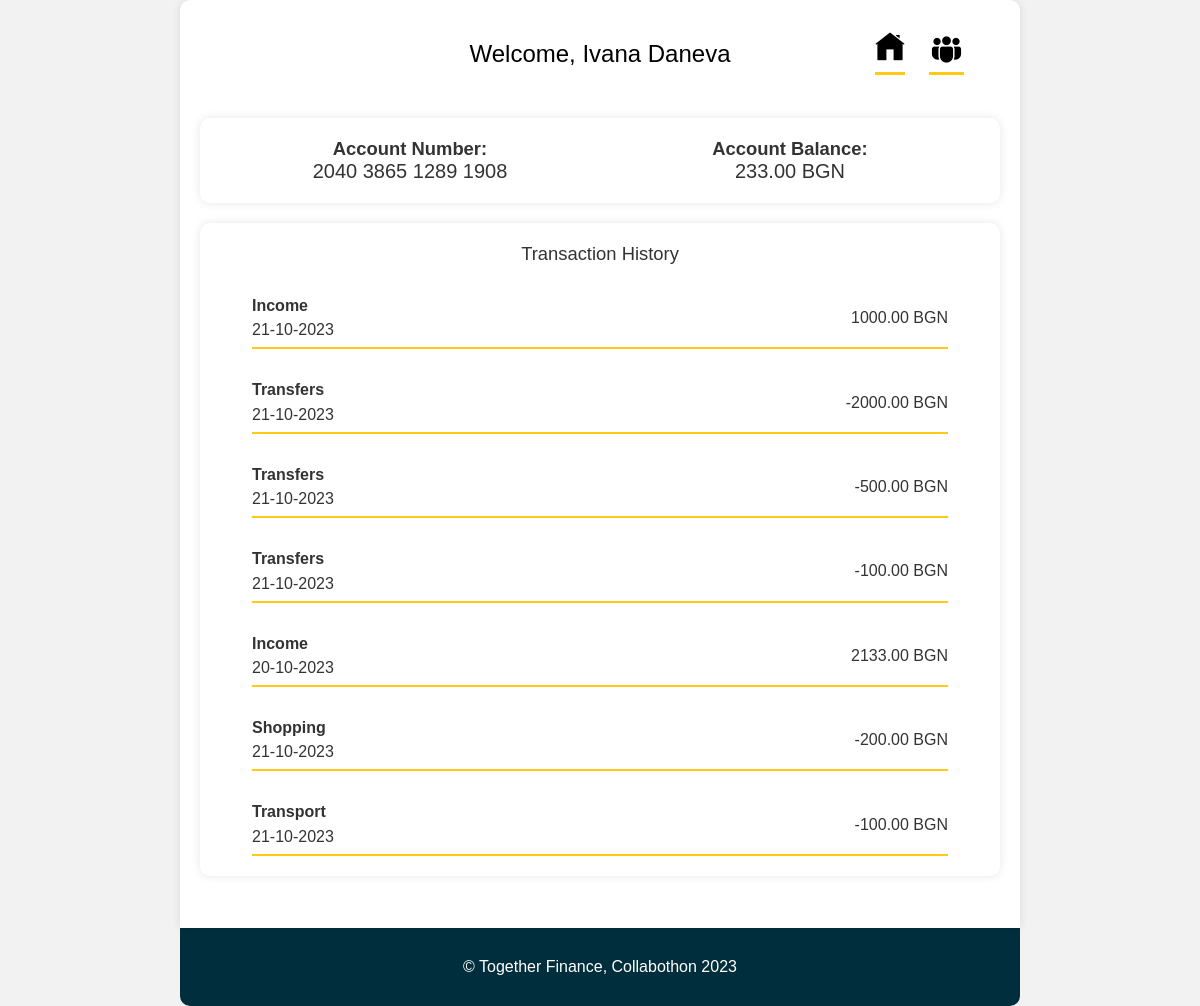
The page / on the database its author committed.
### base/models.py (models this page shows, shortened)
class Account(models.Model):
    holder = models.ForeignKey(Customer, on_delete=models.SET_NULL, null=True)
    number = models.CharField(max_length=20)
    amount = models.DecimalField(default=0, max_digits=20, decimal_places=2)
    updated = models.DateTimeField(auto_now=True)
    created = models.DateTimeField(auto_now_add=True)
    members = models.ManyToManyField(Customer, related_name="members", blank=True, null=True)
    type = models.CharField(max_length=20, choices=TYPES, blank=True)
    name = models.CharField(max_length=50, null=True)

class Customer(models.Model):
    name = models.CharField(max_length=200)
    date_of_birth = models.DateTimeField(default=timezone.now)
    personal_number = models.CharField(max_length=15, default="0000000000")
    gender = models.CharField(max_length=20, choices=GENDERS, default="Male")

class Transactions(models.Model):
    affected_account = models.ForeignKey(Account, on_delete=models.SET_NULL, null=True)
    amount = models.DecimalField(max_digits=20, decimal_places=2)
    updated = models.DateTimeField(auto_now=True)
    created = models.DateTimeField(auto_now_add=True)
    person = models.ForeignKey(Customer, on_delete=models.SET_NULL, null=True)
    category = models.CharField(max_length=20, choices=CATEGORIES, default="Other")
    class Meta:
        ordering = ["-updated", "-created"]

### base/views.py (the view)
# urls.py: path("", views.home_page, name="home"),
def home_page(request):
    account = Account.objects.get(id=1)
    transactions = Transactions.objects.filter(affected_account=account)
    account.amount = set_account_amount(account)
    context = {"account": account, "transactions": transactions
               }
    return render(request, "home.html", context)

### base/views.py (called while the page is built)
def set_account_amount(account):
    transactions = Transactions.objects.filter(affected_account=account)
    amount = 0
    for t in transactions:
        amount += t.amount
    return amount

### templates/home.html (shortened to what this page needs)
<!DOCTYPE html>
{% load static %}
<html lang="en">
<head>
    <link rel="stylesheet" href="{% static 'styles/style.css' %}">
</head>
  <body>
    <div class="container">
      <header>
        <h1>Welcome, {{account.holder.name}}</h1>
        <nav class="nav">
          <ul>
            <li>
              <a href="{% url 'home' %}"
                ><img src="{% static 'images/home-nav.png' %}" class="home-img"
              /></a>
            </li>
            <li>
              <a href="{% url 'family' %}">
                <img src="{% static 'images/members.png' %}" class="members-img" />
              </a>
            </li>
          </ul>
        </nav>
      </header>
      <section class="tab-content">
        <div class="tab home-tab active">
          <section class="account-info">
            <div class="account-details">
              <h2>Account Number:</h2>
              <p>{{account.number}}</p>
            </div>
            <div class="account-balance">
              <h2>Account Balance:</h2>
              <p>{{ account.amount }} BGN</p>
            </div>
          </section>
          <section class="transaction-history">
            <h2 class="transactions-heading">Transaction History</h2>
            <div class="transaction-list">
                {% for t in transactions %}
              <div class="transaction-container">
                <article class="transaction">
                  <div class="name-date">
                    <p class="trans-name">{{ t.category }}</p>
                    <p class="trans-date">{{ t.created|date:"d-m-Y" }}</p>
                  </div>
                  <div class="value">{{t.amount}} BGN</div>
                </article>
                <div class="separator"></div>
              </div>
                {% endfor %}
            </div>
          </section>
        </div>
      </section>
    </div>
    <footer>
      <p>&copy; Together Finance, Collabothon 2023</p>
    </footer>
  </body>
</html>

### static/styles/style.css (style rules this page uses)
body, h1, h2, p, ul { margin: 0; padding: 0; list-style: none; }
body { font-family: "Arial", sans-serif; background-color: #f2f2f2; color: #333; font-size: 16px; }
.container { max-width: 800px; margin: 0 auto; background-color: #fff; padding: 20px; border-radius: 10px 10px 0 0; box-shadow: 0 0 10px rgba(0, 0, 0, 0.1); position: relative; }
footer { max-width: 800px; margin: 0 auto; padding: 20px; padding: 30px 20px; border-radius: 0 0 10px 10px; color: white; text-align: center; }
header { padding: 20px; color: #000; text-align: center; }
h1 { font-weight: 100; font-size: 24px; margin-bottom: 10px; }
h2 { font-size: 1.15rem; }
ul { position: absolute; display: flex; top: 2rem; right: 2rem; }
.home-img, .members-img { margin-right: 1.5rem; padding-bottom: 0.3rem; }
.home-img, .members-img, .list-img { box-sizing: border-box; border-bottom: 3px solid #ffc914; transition: 0.3s all linear; }
.home-img { padding-bottom: 0.6rem; }
.tab-content { margin-top: 20px; }
.account-info { display: grid; grid-template-columns: repeat(2, 1fr); background-color: #fff; padding: 20px; border-radius: 10px; box-shadow: 0 0 10px rgba(0, 0, 0, 0.1); margin-bottom: 20px; }
.account-details, .account-balance { text-align: center; }
.account-details p, .account-balance p { font-size: 20px; color: #333; }
footer { background: #002e3c; }
.transaction-history { background-color: #fff; padding: 20px; margin-bottom: 2rem; border-radius: 10px; box-shadow: 0 0 10px rgba(0, 0, 0, 0.1); }
.transaction-list { margin: 0 2rem; }
.transaction-container { margin-top: 2rem; }
.transaction { display: flex; justify-content: space-between; }
.value { display: flex; align-items: center; }
.separator { height: 2px; background-color: #ffc914; margin-top: 0.5rem; }
.trans-name { display: inline-block; margin-bottom: 0.4rem; font-weight: bold; }
.transactions-heading { font-weight: 100; text-align: center; margin-bottom: 2rem; }

### rows shown on the page
Account: holder.name "Ivana Daneva", number "2040 3865 1289 1908", amount "233.00"
Transactions: category "Income", created "21-10-2023", amount "1000.00"
Transactions: category "Transfers", created "21-10-2023", amount "-2000.00"
Transactions: category "Transfers", created "21-10-2023", amount "-500.00"
Transactions: category "Transfers", created "21-10-2023", amount "-100.00"
Transactions: category "Income", created "20-10-2023", amount "2133.00"
Transactions: category "Shopping", created "21-10-2023", amount "-200.00"
Transactions: category "Transport", created "21-10-2023", amount "-100.00"
